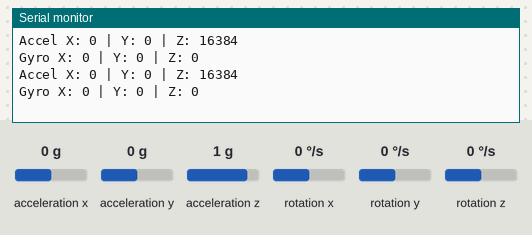
A program run on a simulated ESP32-C3. Parts: the last lines printed to the serial monitor. Wiring (inferred from the names in the program): MPU-9250 motion sensor at I2C address 0x68. The test bench sets the inputs (shaded band); at power-on: acceleration x 0 g, acceleration y 0 g, acceleration z 1 g, rotation x 0 °/s, rotation y 0 °/s, rotation z 0 °/s.

Above: at 1.8 s.
1.9 s: acceleration x set to -1.4 g
At 2.8 s:
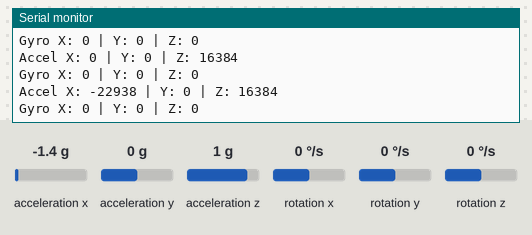
3.4 s: acceleration y set to -1.4 g
At 4.7 s:
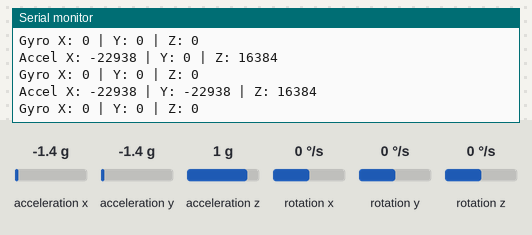
4.9 s: acceleration z set to -1.4 g
At 5.8 s:
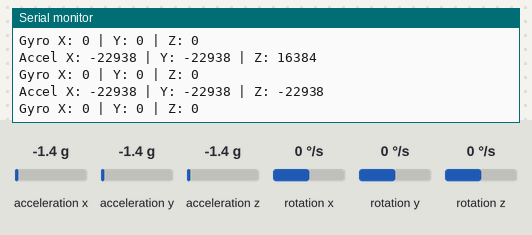
6.4 s: rotation x set to -192 °/s
At 7.5 s:
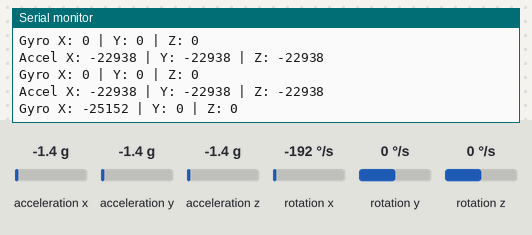
7.9 s: rotation y set to -192 °/s
At 8.3 s:
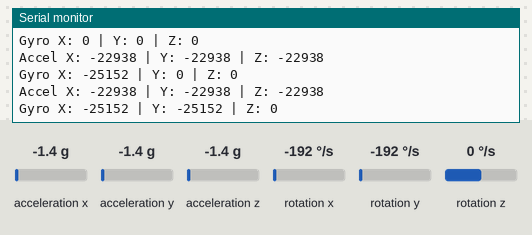

The program:

main.cpp
```cpp
/*
#include <Arduino.h>
#include "BLEDevice.h"

class MyAdvertisedDeviceCallbacks: public BLEAdvertisedDeviceCallbacks {

    //    Called for each advertising BLE server.

    void onResult(BLEAdvertisedDevice advertisedDevice) {
      Serial.print("BLE Advertised Device found - ");
      Serial.println(advertisedDevice.toString().c_str());

      // We have found a device, check to see if it contains the Nordic UART service.
      if (advertisedDevice.haveServiceUUID() && advertisedDevice.getServiceUUID().equals(serviceUUID)) {

        Serial.println("Found a device with the desired ServiceUUID!");
        advertisedDevice.getScan()->stop();

        pServerAddress = new BLEAddress(advertisedDevice.getAddress());
        doConnect = true;

      } // Found our server
    } // onResult
}; // MyAdvertisedDeviceCallbacks


void setup() {
  Serial.begin(115200);
  Serial.println("Starting Arduino BLE Central Mode (Client) Nordic UART Service");

  BLEDevice::init("");

  // Retrieve a Scanner and set the callback we want to use to be informed when we
  // have detected a new device. Specify that we want active scanning and start the
  // scan to run for 30 seconds.
  BLEScan* pBLEScan = BLEDevice::getScan();
  pBLEScan->setAdvertisedDeviceCallbacks(new MyAdvertisedDeviceCallbacks());
  pBLEScan->setActiveScan(true);
  pBLEScan->start(30);
} // End of setup.


const uint8_t notificationOff[] = {0x0, 0x0};
const uint8_t notificationOn[] = {0x1, 0x0};
bool onoff = true;

void loop() {
  // Si le drapeau "doConnect" est vrai, on a trouvé le serveur BLE désiré et on tente de se connecter
  if (doConnect == true) {
    int maxAttempts = 3;
    int attempts = 0;

    while (attempts < maxAttempts && !connected) {
      Serial.print("Tentative de connexion numéro ");
      Serial.println(attempts + 1);

      if (connectToServer(*pServerAddress)) {
        Serial.println("Connexion réussie au serveur BLE.");
        connected = true;
      } else {
        Serial.println("Échec de connexion. Nouvelle tentative...");
        attempts++;
        delay(2000);  // Attendre 2 secondes avant de réessayer
      }
    }

    if (!connected) {
      Serial.println("Impossible de se connecter après plusieurs tentatives.");
    }

    doConnect = false;
  }

  // Si on est connecté, exécuter les actions toutes les cinq secondes
  if (connected) {
    if (onoff) {
      Serial.println("Notifications activées");
      pTXCharacteristic->getDescriptor(BLEUUID((uint16_t)0x2902))->writeValue((uint8_t*)notificationOn, 2, true);
    } else {
      Serial.println("Notifications désactivées");
      pTXCharacteristic->getDescriptor(BLEUUID((uint16_t)0x2902))->writeValue((uint8_t*)notificationOff, 2, true);
    }

    onoff = !onoff;

    String timeSinceBoot = "Temps depuis le démarrage : " + String(millis() / 1000);
    pRXCharacteristic->writeValue(timeSinceBoot.c_str(), timeSinceBoot.length());
  }

  delay(5000); // Délai de cinq secondes entre chaque boucle
}
*/

/*#include <Arduino.h>
#include <Wire.h>
#include <Adafruit_MPU6050.h>
#include <Adafruit_Sensor.h>

const int SDA_PIN = 8;
const int SCL_PIN = 9;

Adafruit_MPU6050 mpu;
const float TEMP_THRESHOLD = 50.0; // Threshold in °C for potential overheating

void setup() {
  Serial.begin(115200);
  delay(1000);

  Serial.println("Initialisation I2C...");
  // Begin I2C communication on specific pins for ESP32-C3 (Wokwi default: SDA=8, SCL=9)
  Wire.begin(SDA_PIN, SCL_PIN);

  // Initialize MPU6050 and check if it's connected
  if (!mpu.begin()) {
    Serial.println("MPU6050 initialization failed. Please check connections.");
    while (1);
  }
  Serial.println("MPU6050 initialized successfully!");
}

void loop() {
  // Create event variables to store accelerometer, gyroscope, and temperature data
  sensors_event_t accel, gyro, temp;
  mpu.getEvent(&accel, &gyro, &temp);

  // Check for temperature alert
  if (temp.temperature > TEMP_THRESHOLD) {
    Serial.println("Warning: MPU6050 temperature exceeds threshold!");
  }

  // Display accelerometer values (in m/s²) for each axis
  Serial.print("Acceleration [m/s²] - X: ");
  Serial.print(accel.acceleration.x, 2); // Display with 2 decimal
  Serial.print("\tY: ");
  Serial.print(accel.acceleration.y, 2);
  Serial.print("\tZ: ");
  Serial.print(accel.acceleration.z, 2);
  Serial.println();

  // Display gyroscope (rotation) values (in rad/s) for each axis
  Serial.print("Rotation [rad/s] - X: ");
  Serial.print(gyro.gyro.x, 2); // Display with 2 decimal
  Serial.print("\tY: ");
  Serial.print(gyro.gyro.y, 2);
  Serial.print("\tZ: ");
  Serial.print(gyro.gyro.z, 2);
  Serial.println();

  delay(200);
}*/

#include <Arduino.h>
#include <Wire.h>

// Adresse I2C du MPU-9250 (dépend de la connexion de la broche AD0, ici nous supposons qu'elle est connectée à GND)
const int MPU9250_ADDRESS = 0x68;

// Registres du MPU-9250
const int ACCEL_XOUT_H = 0x3B;
const int GYRO_XOUT_H = 0x43;

// Déclarations des fonctions
void setupMPU9250();
void readSensorData();
void writeMPU9250(byte address, byte reg, byte data);

void setup() {
  Wire.begin(21, 22); // Initialiser I2C avec les broches SDA et SCL correctes
  Serial.begin(115200); // Démarrer la communication série à 115200 bauds
  setupMPU9250(); // Configurer les registres du MPU-9250
}

void loop() {
  // Lire les données du capteur et les afficher
  readSensorData();
  delay(1000); // Délai pour la lisibilité
}

void setupMPU9250() {
  // Réveiller le MPU-9250
  writeMPU9250(MPU9250_ADDRESS, 0x6B, 0x00);
  // Configurer le gyroscope et l'accéléromètre
  // Ceci est une configuration de base et doit être ajustée pour votre application
  writeMPU9250(MPU9250_ADDRESS, 0x1B, 0x00); // Régler le gyroscope à ±250 degrés/sec
  writeMPU9250(MPU9250_ADDRESS, 0x1C, 0x00); // Régler l'accéléromètre à ±2g
}

void readSensorData() {
  int16_t accelX, accelY, accelZ, gyroX, gyroY, gyroZ;

  // Lire les données de l'accéléromètre
  Wire.beginTransmission(MPU9250_ADDRESS);
  Wire.write(ACCEL_XOUT_H);
  Wire.endTransmission(false);
  Wire.requestFrom((uint8_t)MPU9250_ADDRESS, (uint8_t)6, (uint8_t)true);
  accelX = (Wire.read() << 8 | Wire.read());
  accelY = (Wire.read() << 8 | Wire.read());
  accelZ = (Wire.read() << 8 | Wire.read());

  // Lire les données du gyroscope
  Wire.beginTransmission(MPU9250_ADDRESS);
  Wire.write(GYRO_XOUT_H);
  Wire.endTransmission(false);
  Wire.requestFrom((uint8_t)MPU9250_ADDRESS, (uint8_t)6, (uint8_t)true);
  gyroX = (Wire.read() << 8 | Wire.read());
  gyroY = (Wire.read() << 8 | Wire.read());
  gyroZ = (Wire.read() << 8 | Wire.read());

  // Afficher les données dans le moniteur série
  Serial.print("Accel X: "); Serial.print(accelX);
  Serial.print(" | Y: "); Serial.print(accelY);
  Serial.print(" | Z: "); Serial.println(accelZ);

  Serial.print("Gyro X: "); Serial.print(gyroX);
  Serial.print(" | Y: "); Serial.print(gyroY);
  Serial.print(" | Z: "); Serial.println(gyroZ);
}

void writeMPU9250(byte address, byte reg, byte data) {
  Wire.beginTransmission(address);
  Wire.write(reg);
  Wire.write(data);
  Wire.endTransmission();
}
```

Measured:
- after the input at 1.9 s, the serial monitor: prints a new line after 0.11 s (image 1)
- after the input at 3.4 s, the serial monitor: prints a new line after 0.61 s (image 2)
- after the input at 4.9 s, the serial monitor: prints a new line after 0.11 s (image 3)
- after the input at 6.4 s, the serial monitor: prints a new line after 0.62 s (image 4)
- after the input at 7.9 s, the serial monitor: prints a new line after 0.12 s (image 5)
